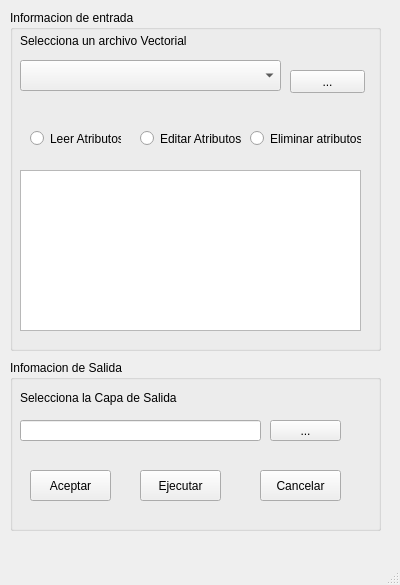
<?xml version="1.0" encoding="UTF-8"?>
<ui version="4.0">
 <class>MainWindow</class>
 <widget class="QMainWindow" name="MainWindow">
  <property name="geometry">
   <rect>
    <x>0</x>
    <y>0</y>
    <width>400</width>
    <height>585</height>
   </rect>
  </property>
  <property name="windowTitle">
   <string>ArchivosVector</string>
  </property>
  <widget class="QWidget" name="centralwidget">
   <widget class="QGroupBox" name="groupBox">
    <property name="geometry">
     <rect>
      <x>10</x>
      <y>10</y>
      <width>371</width>
      <height>341</height>
     </rect>
    </property>
    <property name="title">
     <string>Informacion de entrada</string>
    </property>
    <property name="flat">
     <bool>false</bool>
    </property>
    <property name="checkable">
     <bool>false</bool>
    </property>
    <widget class="QRadioButton" name="rdb1">
     <property name="geometry">
      <rect>
       <x>20</x>
       <y>120</y>
       <width>91</width>
       <height>17</height>
      </rect>
     </property>
     <property name="text">
      <string>Leer Atributos</string>
     </property>
    </widget>
    <widget class="QRadioButton" name="rdb2">
     <property name="geometry">
      <rect>
       <x>130</x>
       <y>120</y>
       <width>101</width>
       <height>17</height>
      </rect>
     </property>
     <property name="text">
      <string>Editar Atributos</string>
     </property>
    </widget>
    <widget class="QRadioButton" name="rdb3">
     <property name="geometry">
      <rect>
       <x>240</x>
       <y>120</y>
       <width>111</width>
       <height>17</height>
      </rect>
     </property>
     <property name="text">
      <string>Eliminar atributos</string>
     </property>
    </widget>
    <widget class="QTextEdit" name="tedt">
     <property name="geometry">
      <rect>
       <x>10</x>
       <y>160</y>
       <width>341</width>
       <height>161</height>
      </rect>
     </property>
    </widget>
    <widget class="QLabel" name="label1">
     <property name="geometry">
      <rect>
       <x>10</x>
       <y>20</y>
       <width>171</width>
       <height>21</height>
      </rect>
     </property>
     <property name="text">
      <string>Selecciona un archivo Vectorial</string>
     </property>
    </widget>
    <widget class="QComboBox" name="cmb1">
     <property name="geometry">
      <rect>
       <x>10</x>
       <y>50</y>
       <width>261</width>
       <height>31</height>
      </rect>
     </property>
    </widget>
    <widget class="QPushButton" name="btn1">
     <property name="geometry">
      <rect>
       <x>280</x>
       <y>60</y>
       <width>75</width>
       <height>23</height>
      </rect>
     </property>
     <property name="text">
      <string>...</string>
     </property>
    </widget>
   </widget>
   <widget class="QGroupBox" name="groupBox_2">
    <property name="geometry">
     <rect>
      <x>10</x>
      <y>360</y>
      <width>371</width>
      <height>171</height>
     </rect>
    </property>
    <property name="title">
     <string>Infomacion de Salida</string>
    </property>
    <widget class="QLabel" name="label2">
     <property name="geometry">
      <rect>
       <x>10</x>
       <y>30</y>
       <width>201</width>
       <height>16</height>
      </rect>
     </property>
     <property name="text">
      <string>Selecciona la Capa de Salida</string>
     </property>
    </widget>
    <widget class="QToolButton" name="btn2">
     <property name="geometry">
      <rect>
       <x>260</x>
       <y>60</y>
       <width>71</width>
       <height>21</height>
      </rect>
     </property>
     <property name="text">
      <string>...</string>
     </property>
    </widget>
    <widget class="QPushButton" name="btn3">
     <property name="geometry">
      <rect>
       <x>20</x>
       <y>110</y>
       <width>81</width>
       <height>31</height>
      </rect>
     </property>
     <property name="text">
      <string>Aceptar</string>
     </property>
    </widget>
    <widget class="QPushButton" name="btn4">
     <property name="geometry">
      <rect>
       <x>130</x>
       <y>110</y>
       <width>81</width>
       <height>31</height>
      </rect>
     </property>
     <property name="text">
      <string>Ejecutar</string>
     </property>
    </widget>
    <widget class="QPushButton" name="btn5">
     <property name="geometry">
      <rect>
       <x>250</x>
       <y>110</y>
       <width>81</width>
       <height>31</height>
      </rect>
     </property>
     <property name="text">
      <string>Cancelar</string>
     </property>
    </widget>
    <widget class="QLineEdit" name="edt1">
     <property name="geometry">
      <rect>
       <x>10</x>
       <y>60</y>
       <width>241</width>
       <height>21</height>
      </rect>
     </property>
    </widget>
   </widget>
  </widget>
  <widget class="QMenuBar" name="menubar">
   <property name="geometry">
    <rect>
     <x>0</x>
     <y>0</y>
     <width>400</width>
     <height>21</height>
    </rect>
   </property>
  </widget>
  <widget class="QStatusBar" name="statusbar"/>
 </widget>
 <resources/>
 <connections/>
</ui>
